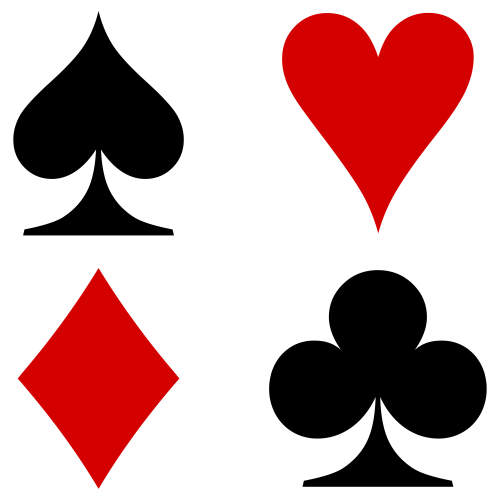
#> input picture Practice/FrenchCardsShapes.png, 500 x 500 px
$ python 12_02_moments_components.py   (older library calls are emulated)
#> lines starting #> are read from the running program, lines starting #| are printed output that depends on the picture; after the words box and inside, x2 and y2 are one past the last pixel; in counts of white or black regions, pixels touching at a corner belong together

import numpy as np
import cv2

im_gray = cv2.imread('FrenchCardsShapes.png', cv2.IMREAD_GRAYSCALE)
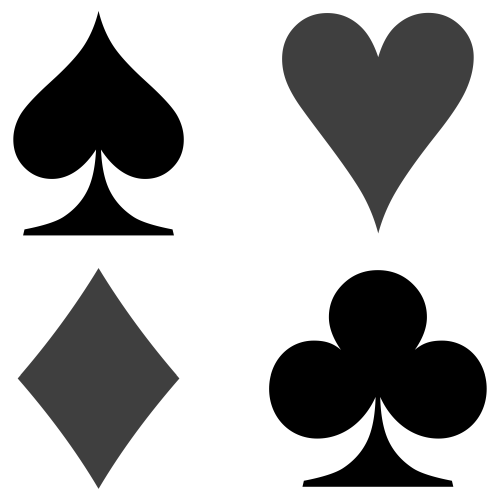
#> im_gray: shape (500, 500); min 0, max 255, mean 175.6

val_thresh = 100

if val_thresh < 128:
    _, im_th = cv2.threshold(im_gray, val_thresh, 255, cv2.THRESH_BINARY_INV)
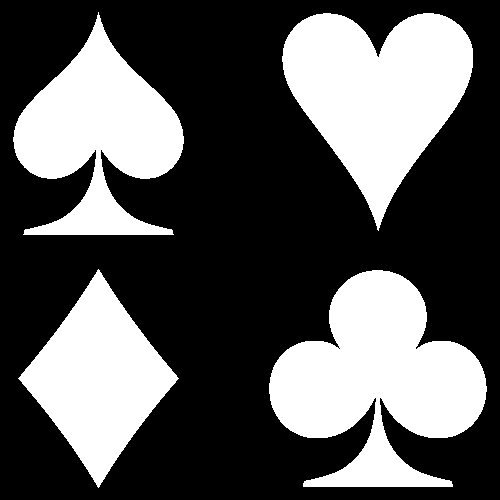
#> im_th: shape (500, 500); 34.9% white; 4 white regions, box (x1, y1, x2, y2) and area: (269, 270, 487, 487) 27275, (282, 13, 473, 231) 23782, (13, 12, 184, 235) 19646, (18, 269, 179, 488) 16637
else:
    _, im_th = cv2.threshold(im_gray, val_thresh, 255, cv2.THRESH_BINARY)

moments, im_labels = cv2.connectedComponents(im_th, None, 8, cv2.CV_16U)
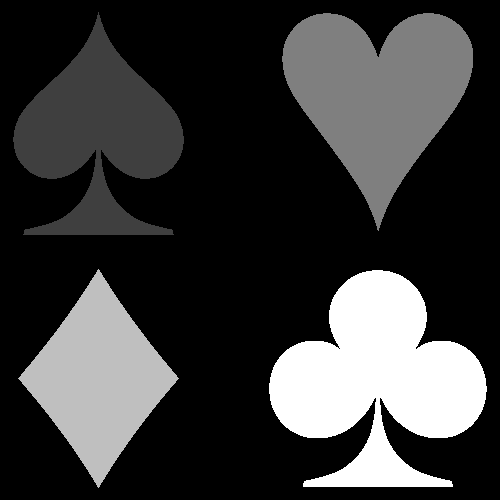
#> im_labels: shape (500, 500) uint16; min 0, max 4, mean 0.905; drawn with min black and max white
#> moments = 5

print('Number of components:', im_labels.max())
#| Number of components: 4

im_labels_norm = cv2.normalize(im_labels, None, 0, 65535, cv2.NORM_MINMAX, cv2.CV_16U)
cv2.imshow('Labels', im_labels_norm)
cv2.waitKey(0)

im_comp = np.ndarray(im_gray.shape, np.uint8)
for idx in range(1, im_labels.max() + 1):
    print('=======================================================================')
    print('Component label:', idx)

    im_comp[:, :] = 0
    im_comp[im_labels == idx] = 255
    cv2.imshow('Component', im_comp)

    moments = cv2.moments(im_comp, True)
    print('Moments:', moments)
    print('Number of computed moments:', len(moments))

    hu_moments = cv2.HuMoments(moments).flatten()
    print('Hu moments:', hu_moments)
    hu_moments_log = -np.sign(hu_moments) * np.log10(np.abs(hu_moments))
    print('Log transformed Hu moments', hu_moments_log)

    key = cv2.waitKey(0)
    if key == ord('q'):
        break
#> this loop made 1 pass; (key q is pressed on pass 1)
#> pass 1, `cv2.imshow('Component', im_comp)`:
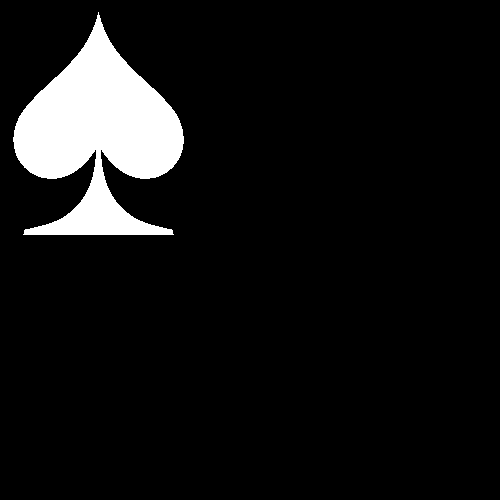
#> window 'Component': shape (500, 500); 7.9% white; 1 white region, box (x1, y1, x2, y2) and area: (13, 12, 184, 235) 19646

cv2.destroyAllWindows()
